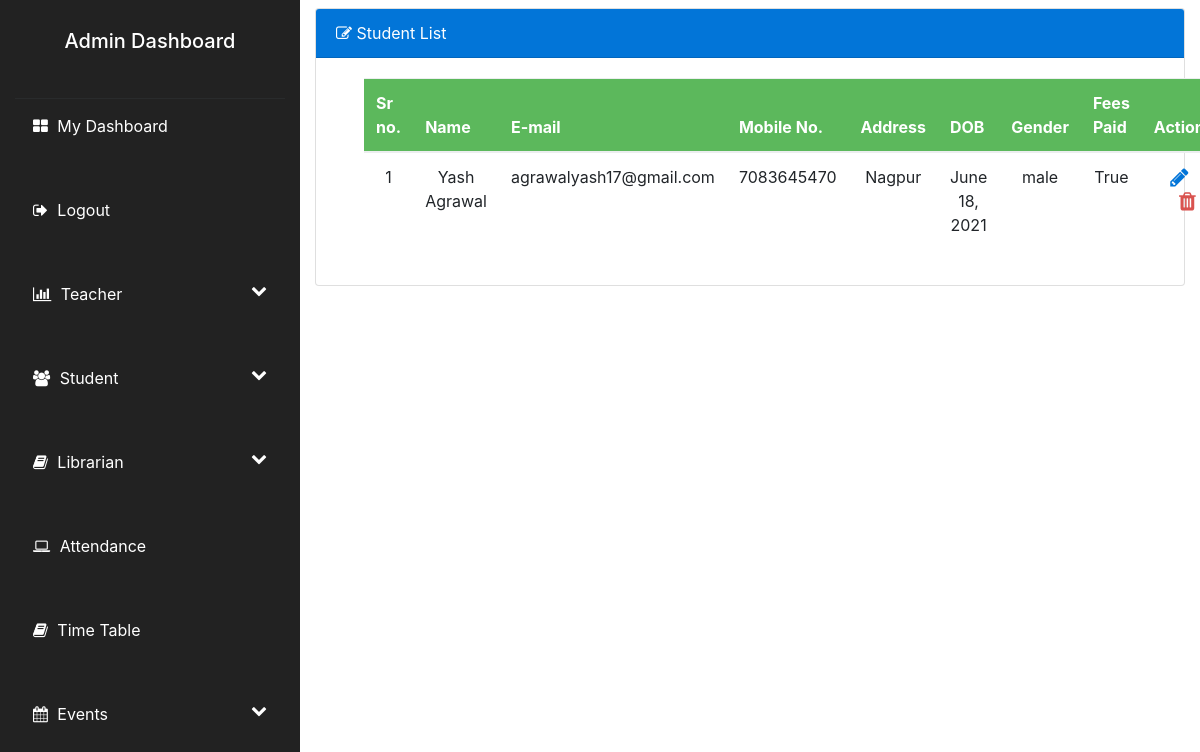
/view_students (signed in), run on the app's committed database.
### accounts/models.py (models this page shows, shortened)
class Student(models.Model):
    profile_id = models.AutoField(primary_key=True)
    user = models.ForeignKey(User, on_delete=models.CASCADE)
    name = models.CharField(max_length=60,default='')
    phone_number = models.CharField(max_length=30,default='')
    date_of_birth = models.DateField(null=True)
    address = models.CharField(max_length=100,default='')
    gender = models.CharField(max_length=10,default='')
    fees_paid = models.BooleanField(default=False)

class User(AbstractBaseUser):
    email = models.EmailField(max_length=100,unique=True)
    active = models.BooleanField(default=True) # account is active
    staff = models.BooleanField(default=False) #staff rights
    admin = models.BooleanField(default=False) #admin rights
    admin_user = models.BooleanField(default=False)
    student_user = models.BooleanField(default=False)
    teacher_user = models.BooleanField(default=False)
    librarian_user = models.BooleanField(default=False)
    USERNAME_FIELD = 'email'
    REQUIRED_FIELDS = []
    objects = UserManager()
    @property
    def is_active(self):
        return self.active

### accounts/views.py (the view)
# urls.py: path('view_students',views.view_students,name='view_students'),
@cache_control(no_cache=True, must_revalidate=True, no_store=True)
@login_required(login_url='user_login')
def view_students(request):
    if user_validator(request) != "ADMIN":
        return render(request, 'entry_restricted.html', {})
    students = Student.objects.all()
    return render(request, 'view_student.html', {'students': students})

### accounts/views.py (called while the page is built)
def user_validator(request):
    if request.user is not None and request.user.is_active:
        if request.user.admin_user:
            return "ADMIN"
        elif request.user.student_user:
            return "STUDENT"
        elif request.user.teacher_user:
            return "TEACHER"
        elif request.user.librarian_user:
            return "LIBRARIAN"
    return "ERROR"

### accounts/templates/view_student.html (shortened to what this page needs)
{% extends 'admin_dashboard.html' %}
{% block head %}
<link href="https://cdn.datatables.net/1.10.7/css/jquery.dataTables.min.css" rel="stylesheet"/>
<link href="https://cdn.datatables.net/plug-ins/1.10.7/integration/bootstrap/3/dataTables.bootstrap.css" rel="stylesheet" />
<link href="https://cdn.datatables.net/responsive/1.0.6/css/dataTables.responsive.css" rel="stylesheet" />
{% endblock %}
{% block body %}
<div class="animated fadeIn">
  <div class="card my-2">
      <div class="card-header bg-primary text-white display-5 ">
          <i class="fa fa-edit"></i> Student List
      </div>
      {% if students %}
      <div class="card-body text-center pl-5">
        <table id="myTable" class="table dt-responsive" cellspacing="1" width="100%">
          <thead class="bg-success text-white text-center">
              <tr>
                  <th>Sr no.</th>
                  <th>Name</th>
                  <th>E-mail</th>
                  <th>Mobile No.</th>
                  <th>Address</th>
                  <th>DOB</th>
                  <th>Gender</th>
                  <th>Fees Paid</th>
                  <th>Action</th>
              </tr>
          </thead>
          <tbody>
              {% for student in students %}
              <tr>
                  <td>{{forloop.counter}}</td>
                  <td>{{student.name}}</td>
                  <td>{{student.user.email}}</td>
                  <td>{{student.phone_number}}</td>
                  <td>{{student.address}}</td>
                  <td>{{student.date_of_birth}}</td>
                  <td>{{student.gender}}</td>
                  <td>{{student.fees_paid}}</td>
                  <td class="text-center"> <a onclick="studentId({{student.profile_id}})" class="edit" style="border:none;background-color:transparent;"><i class="fa fa-pencil text-primary fa-lg edit" aria-hidden="true"></i></a> <a href="/delete_student/{{student.profile_id}}" class="delete" style="border:none;background-color:transparent;"><i class="fa fa-trash text-danger ml-3 fa-lg" aria-hidden="true"></i></button>  </td>
                  </tr>
             {% endfor %}
          </tbody>
      </table>
      </div>
      {% else %}
      <div class="card-body">
          <h3>No Student Found</h3>
      </div>
      {% endif %}
  </div>
</div>
{% endblock %}

### data on the page
Student: name "Yash Agrawal", user.email "agrawalyash17@gmail.com", phone_number "7083645470", address "Nagpur", date_of_birth "June 18, 2021", gender "male", fees_paid "True"
